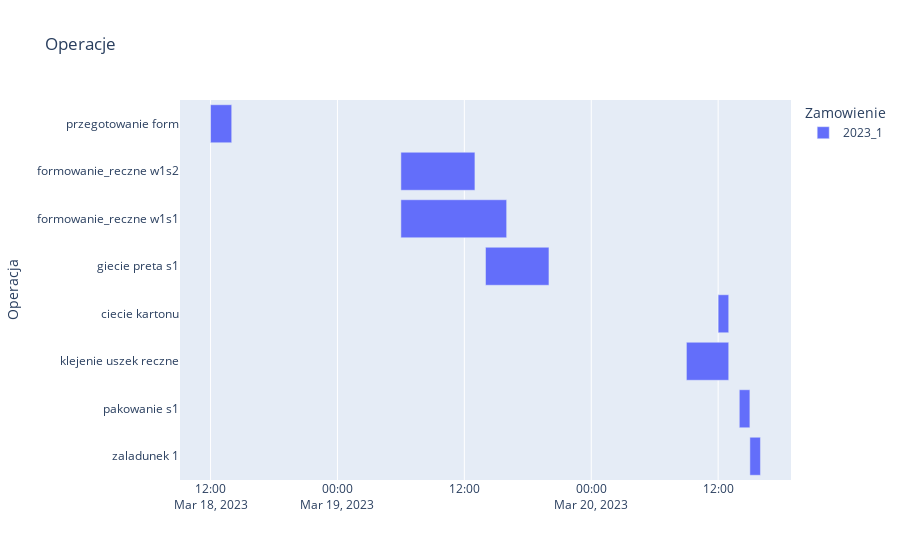

Notebook code cell kept with this figure:
### Code cell
fig = px.timeline(tabela_operacje, x_start="Start", x_end="End", y="Operacja", color="Zamowienie",title="Operacje", hover_data=["Produkt"])
# fig.update_yaxes(autorange="reversed")
fig.show()

### Figure 1 — Plotly figure (JSON) as saved in the notebook; plotly's stock layout.template omitted (floating-point values rounded to 4 significant figures)
{"data": [{"alignmentgroup": "True", "base": ["2023-03-20T15:00:00", "2023-03-20T14:00:00", "2023-03-20T09:00:00", "2023-03-20T12:00:00", "2023-03-19T14:00:00", "2023-03-19T06:00:00", "2023-03-19T06:00:00", "2023-03-18T12:00:00"], "customdata": [["Prod_1"], ["Prod_1"], ["Asor_1"], ["Prod_1"], ["Asor_1"], ["Asor_1"], ["Asor_1"], ["Asor_1"]], "hovertemplate": "Zamowienie=2023_1<br>Start=%{base}<br>End=%{x}<br>Operacja=%{y}<br>Produkt=%{customdata[0]}<extra></extra>", "legendgroup": "2023_1", "marker": {"color": "#636efa", "pattern": {"shape": ""}}, "name": "2023_1", "offsetgroup": "2023_1", "orientation": "h", "showlegend": true, "textposition": "auto", "type": "bar", "x": [3600000, 3600000, 14400000, 3600000, 21600000, 36000000, 25200000, 7200000], "xaxis": "x", "y": ["zaladunek 1", "pakowanie s1", "klejenie uszek reczne", "ciecie kartonu", "giecie preta s1", "formowanie_reczne w1s1", "formowanie_reczne w1s2", "przegotowanie form"], "yaxis": "y"}], "layout": {"barmode": "overlay", "legend": {"title": {"text": "Zamowienie"}, "tracegroupgap": 0}, "title": {"text": "Operacje"}, "xaxis": {"anchor": "y", "domain": [0, 1], "type": "date"}, "yaxis": {"anchor": "x", "domain": [0, 1], "title": {"text": "Operacja"}}}}
